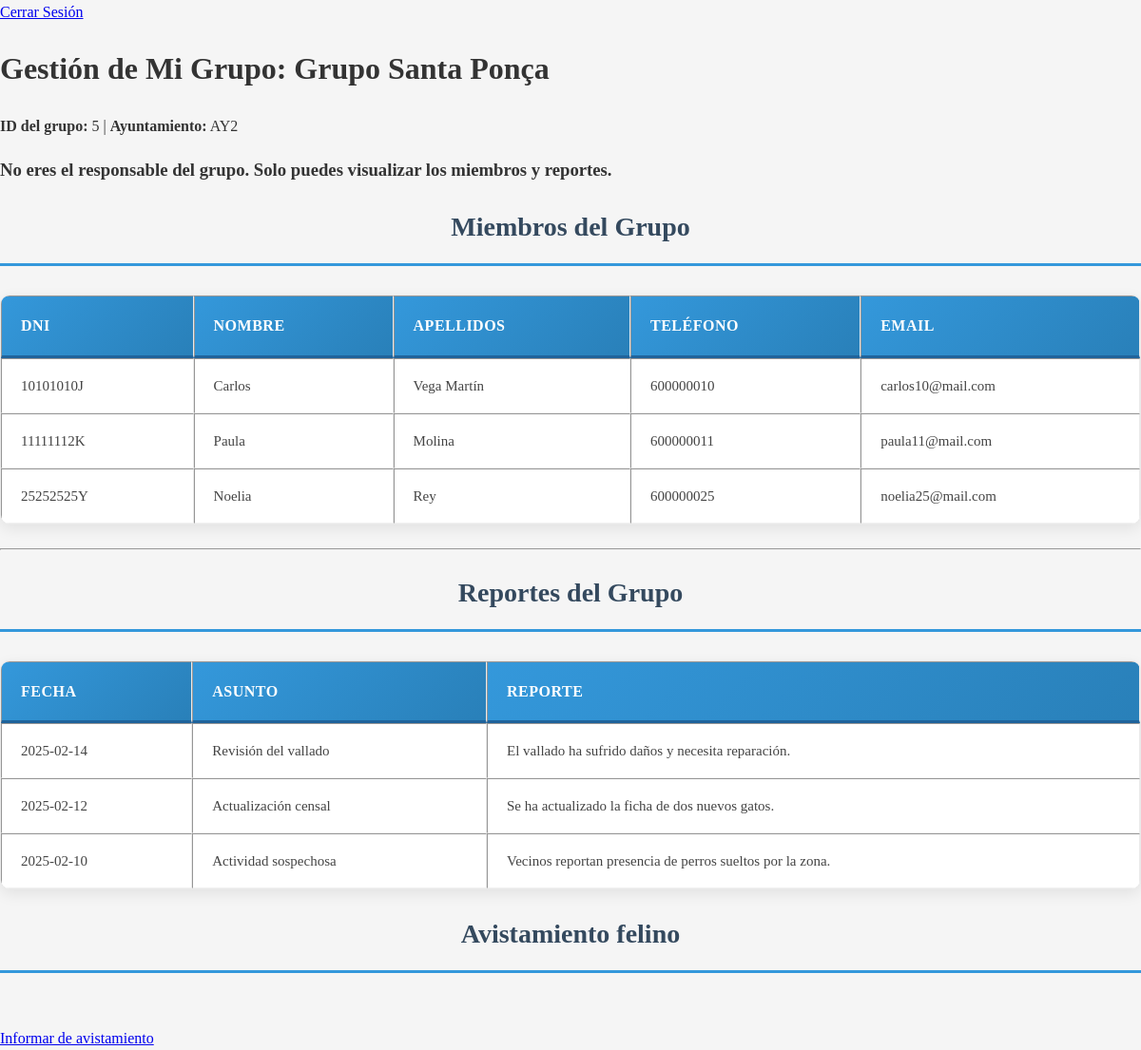
/BD243478494F/grupos.php (signed in), run on the app's committed database.
### tables this page shows
CREATE TABLE Grupo(
    idGrupo INT AUTO_INCREMENT PRIMARY KEY,
    nombre VARCHAR(50) NOT NULL,
    codiAyuntamiento VARCHAR(10) NOT NULL,
    responsableDNI VARCHAR(9),
    CONSTRAINT fk_grupo_voluntario FOREIGN KEY (responsableDNI) REFERENCES Voluntario(DNI) ON DELETE SET NULL,
    CONSTRAINT fk_grupo_ayuntamiento FOREIGN KEY (codiAyuntamiento) REFERENCES Ayuntamiento(codiAyuntamiento) ON DELETE CASCADE
);

CREATE TABLE Voluntario(
    DNI VARCHAR(9) PRIMARY KEY,
    nombre VARCHAR(50) NOT NULL,
    apellidos VARCHAR(100) NOT NULL,
    contraseña VARCHAR(50) NOT NULL,
    telefono VARCHAR(15),
    email VARCHAR(50)
);

CREATE TABLE Reporte(
    codiReporte INT AUTO_INCREMENT PRIMARY KEY,
    fecha DATE NOT NULL,
    asunto VARCHAR(100) NOT NULL,
    cuerpo VARCHAR(500) NOT NULL,
    idGrupo INT NOT NULL,
    CONSTRAINT fk_reporte_grupo FOREIGN KEY (idGrupo) REFERENCES Grupo(idGrupo) ON DELETE CASCADE
);

### BD243478494F/grupos.php (the view, shortened to what this page needs)
<?php
include "../conexionBD.php";
$dni = $_SESSION["usuario"];
$consulta = "
    SELECT g.idGrupo, g.nombre, g.codiAyuntamiento, g.responsableDNI
    FROM Grupo g
    JOIN Ayuda a ON g.idGrupo = a.idGrupo
    WHERE a.DNI = '$dni'
    LIMIT 1
";
$resultado = mysqli_query($con, $consulta);
$grupo = mysqli_fetch_assoc($resultado);
$esResponsable = ($grupo['responsableDNI'] === $dni);
$idGrupo = (int) $grupo['idGrupo'];
$nombreGrupo = htmlspecialchars($grupo['nombre'], ENT_QUOTES, 'UTF-8');
$codiAyuntamiento = htmlspecialchars($grupo['codiAyuntamiento'], ENT_QUOTES, 'UTF-8');
?>
<!DOCTYPE html>
<html lang="es">
<head>
    <link rel="stylesheet" href="../css/estilos.css">
</head>
<body>
<div class="logout-container">
                    <a href="../index.php" class="logout-btn">Cerrar Sesión</a>
                </div>
<h1>Gestión de Mi Grupo: <?php echo $nombreGrupo; ?></h1>
<p><strong>ID del grupo:</strong> <?php echo $idGrupo; ?> |
   <strong>Ayuntamiento:</strong> <?php echo $codiAyuntamiento; ?></p>
<?php if ($esResponsable): ?>
    <h2>Gestión de Miembros del Grupo (solo responsable)</h2>
    <form method="post" action="accion_grupo.php">
        <label>Acción:</label>
        <select name="accion" required>
            <option value="modificar">Modificar datos</option>
            <option value="eliminar">Eliminar miembro del grupo</option>
        </select><br><br>
        <label>DNI del voluntario:</label>
        <input type="text" name="DNI" maxlength="9" required><br><br>
        <label>Nombre:</label>
        <input type="text" name="nombre"><br><br>
        <label>Apellidos:</label>
        <input type="text" name="apellidos"><br><br>
        <label>Contraseña:</label>
        <input type="password" name="contraseña"><br><br>
        <label>Teléfono:</label>
        <input type="text" name="telefono"><br><br>
        <label>Email:</label>
        <input type="email" name="email"><br><br>
        <button type="submit">Ejecutar</button>
    </form>
    <hr>
    <h2>Crear Reporte del Grupo (solo responsable)</h2>
    <form action="accion_reporte.php" method="POST">
        <input type="hidden" name="idGrupo" value="<?php echo $idGrupo; ?>">
        <label>Asunto:</label>
        <input type="text" name="asunto" required><br><br>
        <label>Cuerpo del reporte:</label><br>
        <textarea name="cuerpo" rows="4" cols="50" required></textarea><br><br>
        <button type="submit" name="accion" value="insertarReporte">Crear reporte</button>
    </form>
<?php else: ?>
    <h3>No eres el responsable del grupo. Solo puedes visualizar los miembros y reportes.</h3>
<?php endif; ?>
<h2>Miembros del Grupo</h2>
<?php
$consultaVol = "
    SELECT v.DNI, v.nombre, v.apellidos, v.telefono, v.email
    FROM Voluntario v
    JOIN Ayuda a ON v.DNI = a.DNI
    WHERE a.idGrupo = $idGrupo
";
$resVol = mysqli_query($con, $consultaVol);
echo "<table border='1' cellpadding='5'>
    <tr>
        <th>DNI</th>
        <th>Nombre</th>
        <th>Apellidos</th>
        <th>Teléfono</th>
        <th>Email</th>
    </tr>";
while ($fila = mysqli_fetch_assoc($resVol)) {
    echo "<tr>
            <td>".htmlspecialchars($fila['DNI'])."</td>
            <td>".htmlspecialchars($fila['nombre'])."</td>
            <td>".htmlspecialchars($fila['apellidos'])."</td>
            <td>".htmlspecialchars($fila['telefono'])."</td>
            <td>".htmlspecialchars($fila['email'])."</td>
          </tr>";
}
echo "</table>";
?>
<hr>
<h2>Reportes del Grupo</h2>
<?php
$sqlReportes = "
    SELECT codiReporte, fecha, asunto, cuerpo
    FROM Reporte
    WHERE idGrupo = $idGrupo
    ORDER BY fecha DESC, codiReporte DESC
";
$resRep = mysqli_query($con, $sqlReportes);
if (mysqli_num_rows($resRep) > 0) {
    echo "<table border='1' cellpadding='5'>
        <tr>
            <th>Fecha</th>
            <th>Asunto</th>
            <th>Reporte</th>";
    echo "</tr>";
    while ($r = mysqli_fetch_assoc($resRep)) {
        echo "<tr>
                <td>".htmlspecialchars($r['fecha'])."</td>
                <td>".htmlspecialchars($r['asunto'])."</td>
                <td>".nl2br(htmlspecialchars($r['cuerpo']))."</td>";
        echo "</tr>";
    }
    echo "</table>";
} else {
    echo "<p>No hay reportes en este grupo todavía.</p>";
}
?>
<h2>Avistamiento felino</h2>
    <?php
        echo '<br><a href="../BD241660307Q/avistamiento.php">Informar de avistamiento</a>';
    ?>
</body>
</html>

### css/estilos.css (style rules this page uses)
body { background-color: #f5f5f5; color: #333; line-height: 1.6; padding: 0 !important; margin: 0 !important; width: 100% !important; min-width: 100% !important; }
table { width: 100% !important; border-collapse: separate; border-spacing: 0; margin: 25px 0 !important; background: white; border-radius: 10px; overflow: hidden; box-shadow: 0 5px 15px rgba(0, 0, 0, 0.08); border: 1px solid #eaeaea; }
th { background: linear-gradient(135deg, #3498db, #2980b9); color: white; padding: 18px 20px; font-weight: 700; font-size: 16px; text-align: left; border-bottom: 3px solid #1f639b; text-transform: uppercase; letter-spacing: 0.5px; }
td { padding: 16px 20px; border-bottom: 1px solid #f0f0f0; vertical-align: middle; font-size: 15px; color: #444; }
h2 { color: #34495e; margin-bottom: 30px; padding-bottom: 15px; border-bottom: 3px solid #3498db; text-align: center; font-size: 28px; }

### data on the page
grupo: nombre "Grupo Santa Ponça", idGrupo "5", codiAyuntamiento "AY2"
voluntario: DNI "10101010J", nombre "Carlos", apellidos "Vega Martín", telefono "600000010", email "carlos10@mail.com"
voluntario: DNI "11111112K", nombre "Paula", apellidos "Molina", telefono "600000011", email "paula11@mail.com"
voluntario: DNI "25252525Y", nombre "Noelia", apellidos "Rey", telefono "600000025", email "noelia25@mail.com"
reporte: fecha "2025-02-14", asunto "Revisión del vallado", cuerpo "El vallado ha sufrido daños y necesita reparación."
reporte: fecha "2025-02-12", asunto "Actualización censal", cuerpo "Se ha actualizado la ficha de dos nuevos gatos."
reporte: fecha "2025-02-10", asunto "Actividad sospechosa", cuerpo "Vecinos reportan presencia de perros sueltos por la zona."
